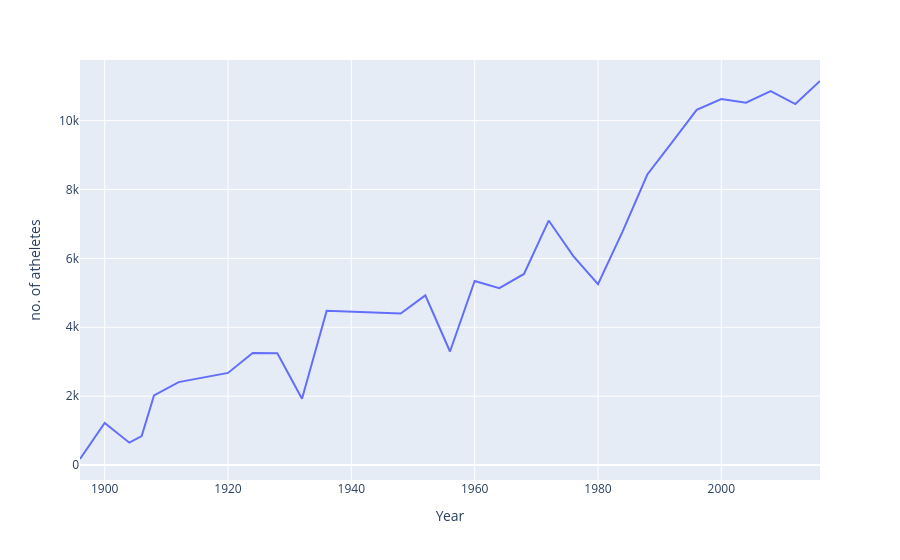

Source (notebook cell):
### Code cell
fig

### Figure 1 — Plotly figure (JSON) as saved in the notebook; plotly's stock layout.template omitted (floating-point values rounded to 4 significant figures)
{"data": [{"hovertemplate": "Year=%{x}<br>no. of atheletes=%{y}<extra></extra>", "legendgroup": "", "line": {"color": "#636efa", "dash": "solid"}, "marker": {"symbol": "circle"}, "mode": "lines", "name": "", "orientation": "v", "showlegend": false, "type": "scatter", "x": [1896, 1900, 1904, 1906, 1908, 1912, 1920, 1924, 1928, 1932, 1936, 1948, 1952, 1956, 1960, 1964, 1968, 1972, 1976, 1980, 1984, 1988, 1992, 1996, 2000, 2004, 2008, 2012, 2016], "xaxis": "x", "y": [176, 1220, 650, 841, 2024, 2409, 2675, 3256, 3246, 1922, 4482, 4401, 4926, 3297, 5343, 5134, 5548, 7098, 6066, 5252, 6786, 8435, 9366, 10310, 10625, 10521, 10855, 10479, 11149], "yaxis": "y"}], "layout": {"legend": {"tracegroupgap": 0}, "margin": {"t": 60}, "xaxis": {"anchor": "y", "domain": [0, 1], "title": {"text": "Year"}}, "yaxis": {"anchor": "x", "domain": [0, 1], "title": {"text": "no. of atheletes"}}}}
